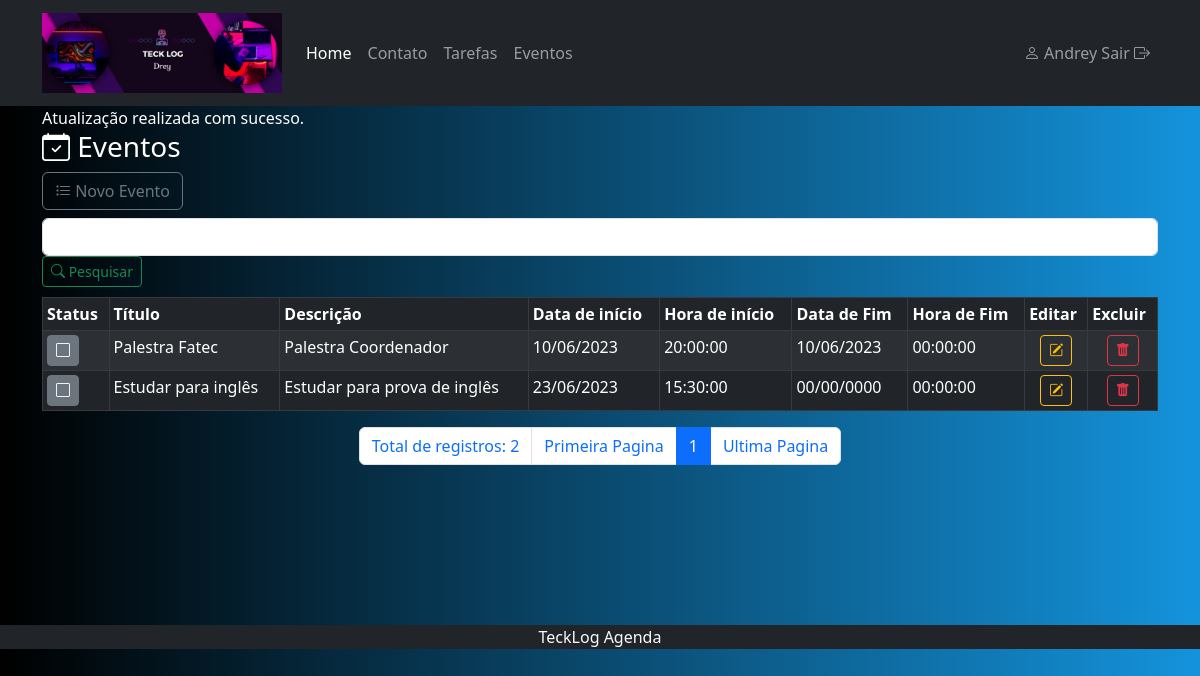
Page /index.php?menuop=eventos (signed in) on the committed database.
### tables this page shows
CREATE TABLE `tbeventos` (
  `idEvento` int(11) NOT NULL,
  `tituloEvento` varchar(255) NOT NULL,
  `descricaoEvento` text NOT NULL,
  `dataInicioEvento` date NOT NULL,
  `horaInicioEvento` time NOT NULL,
  `dataFimEvento` date NOT NULL,
  `horaFimEvento` time NOT NULL,
  `statusEvento` int(11) NOT NULL
);

### paginas/eventos/eventos.php (the view, shortened to what this page needs)
<?php
    $txt_pesquisa = isset($_POST['txt_pesquisa']) ? $_POST['txt_pesquisa'] : "";
    $idEvento = isset($_GET['idEvento']) ? $_GET['idEvento'] : "";
    $statusEvento = isset($_GET['statusEvento']) && $_GET['statusEvento'] == '0' ? '1' : '0';
    $sql = "UPDATE tbeventos SET statusEvento = ? WHERE idEvento = ?";
    $stmt = mysqli_prepare($conexao, $sql);
    mysqli_stmt_bind_param($stmt, "ii", $statusEvento, $idEvento);
    mysqli_stmt_execute($stmt);
    if (mysqli_stmt_affected_rows($stmt) > 0) {
        echo "Atualização realizada com sucesso.";
    }
?>
<header>
    <h3><i class="bi bi-calendar-check"></i> Eventos</h3>
</header>
<div>
    <a class="btn btn-outline-secondary mb-2"
    href="?menuop=cad-evento"><i class="bi bi-list-task"></i> Novo Evento</a>
</div>
<div>
    <form action="index.php?menuop=eventos" method="post">
        <input class="form-control" type="text" name="txt_pesquisa" value="<?=$txt_pesquisa?>">
        <button class="btn btn-outline-success btn-sm" type="submit"><i class="bi bi-search"></i> Pesquisar</button>
    </form>
</div>
<div class="tabela">
<table class="table table-dark table-striped table-bordered table-sm">
    <thead>
    <tr>
            <th>Status</th>
            <th>Título</th>
            <th>Descrição</th>
            <th>Data de início</th>
            <th>Hora de início</th>
            <th>Data de Fim</th>
            <th>Hora de Fim</th>
            <th>Editar</th>
            <th>Excluir</th>
        </tr>
    </thead>
<tbody>
<?php
    $quantidade = 10;
    $pagina = ( isset($_GET['pagina']) ) ?(int)$_GET['pagina']:1;
    $inicio = ($quantidade * $pagina) - $quantidade;
    $sql = "SELECT
    idEvento,
    statusEvento,
    tituloEvento,
    descricaoEvento,
    DATE_FORMAT(dataInicioEvento, '%d/%m/%Y') AS dataInicioEvento,
    horaInicioEvento,
    DATE_FORMAT(dataFimEvento, '%d/%m/%Y') AS dataFimEvento,
    horaFimEvento
    FROM tbeventos
    WHERE
    tituloEvento LIKE '%{$txt_pesquisa}%' OR
    descricaoEvento LIKE '%{$txt_pesquisa}%' OR
    DATE_FORMAT(dataInicioEvento, '%d/%m/%Y') LIKE '%{$txt_pesquisa}%'
    ORDER BY statusEvento, dataInicioEvento
    LIMIT $inicio, $quantidade
    ";
    $rs = mysqli_query($conexao,$sql)
    or die("Erro ao executar a consulta! Erro:" . mysqli_error($conexao));
    while($dados = mysqli_fetch_assoc($rs)){
    ?>
    <tr>
        <td>
            <a class="btn btn-secondary btn-sm" href="index.php?menuop=eventos&pagina=<?=$pagina?>&idEvento=<?=$dados['idEvento']?>&statusEvento=<?=$dados['statusEvento']?>" >
                <?php
                    if($dados['statusEvento']==0){
                        echo '<i class="bi bi-square"></i>';
                    }else{
                        echo '<i class="bi bi-check-square"></i>';
                    }
                ?>
            </a>
        </td>
        <td class="text-nowrap"><?=$dados['tituloEvento']?></td>
        <td class="text-nowrap"><?=$dados['descricaoEvento']?></td>
        <td class="text-nowrap"><?=$dados['dataInicioEvento']?></td>
        <td class="text-nowrap"><?=$dados['horaInicioEvento']?></td>
        <td class="text-nowrap"><?=$dados['dataFimEvento']?></td>
        <td class="text-nowrap"><?=$dados['horaFimEvento']?></td>
        <td class="text-center">
                <a class="btn btn-outline-warning btn-sm" href="index.php?menuop=editar-evento&idEvento=<?=$dados['idEvento']?>"><i class="bi bi-pencil-square"></i></a>
            </td>
            <td class="text-center">
                <a class="btn btn-outline-danger btn-sm" href="index.php?menuop=excluir-evento&idEvento=<?=$dados['idEvento']?>"><i class="bi bi-trash-fill"></i></a>
            </td>
        </tr>
        <?php
        }
        ?>
    </tbody>
</table>
</div>
<ul class="pagination justify-content-center">
<?php
        $sqlTotal = "SELECT idEvento FROM tbeventos";
        $qrTotal = mysqli_query($conexao,$sqlTotal) or die(mysqli_error($conexao));
        $numTotal = mysqli_num_rows($qrTotal);
        $totalPagina = ceil($numTotal / $quantidade);
        echo "<li class='page-item'><span class='page-link'>Total de registros: " . $numTotal . " </span></li> ";
        echo '<li class="page-item"><a class="page-link" href="?menuop=eventos&pagina=1">Primeira Pagina</a></li>';
            ?>
            <?php
        for($i=1;$i<=$totalPagina;$i++){
           if($i>=($pagina-5) && $i <= ($pagina+5)){
            if($i==$pagina){
                echo "<li class='page-item active'><span class='page-link'>$i</span></li>";
            }else{
                echo "<li class='page-item'><a class='page-link' href=\"?menuop=eventos&pagina={$i}\"> {$i} </a></li>";
            }
           }
        }
            ?>
            <?php
        echo "<li class='page-item'> <a class='page-link' href=\"?menuop=eventos&pagina=$totalPagina\">Ultima Pagina</a></li>";
?>
</ul>
<br>
<br>
<br>
<br>
<br>

### css/estilo-padrao.css (style rules this page uses)
body { background: linear-gradient(to right, rgb(0, 0, 0), rgb(20, 147, 220)); color: white; }
.tabela { margin-top:10px ; }

### rows in the picture
tbeventos: statusEvento 0 (drawn), tituloEvento "Palestra Fatec", descricaoEvento "Palestra Coordenador", dataInicioEvento "10/06/2023", horaInicioEvento "20:00:00", dataFimEvento "10/06/2023", horaFimEvento "00:00:00"
tbeventos: statusEvento 0 (drawn), tituloEvento "Estudar para inglês", descricaoEvento "Estudar para prova de inglês", dataInicioEvento "23/06/2023", horaInicioEvento "15:30:00", dataFimEvento "00/00/0000", horaFimEvento "00:00:00"

### other values in the picture
$nomeUser "Andrey"
$numTotal "2"
